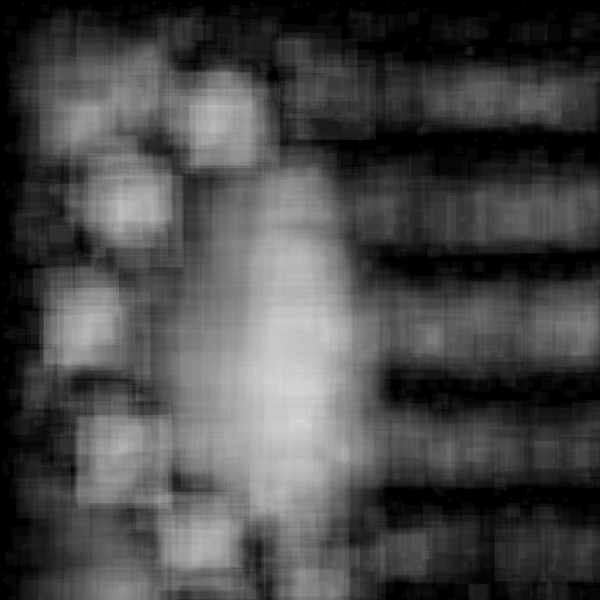
Frame 1 (no input)
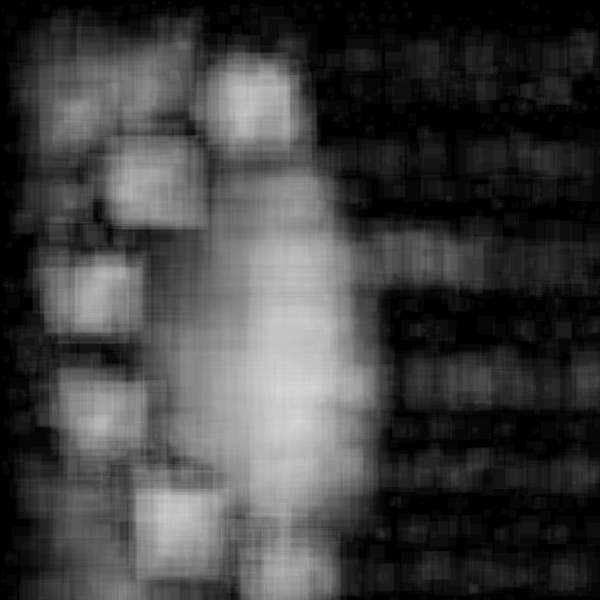
Frame 60 (no input)
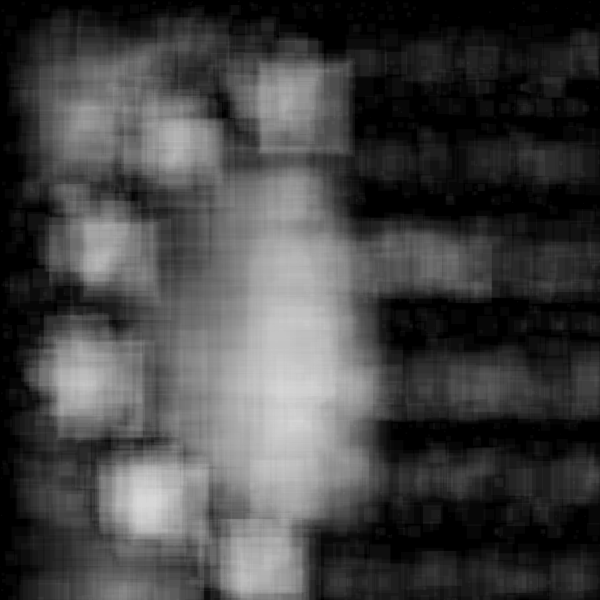
Frame 120 (the mouse pressed at the canvas centre since frame 60)

The p5.js sketch that drew these frames (run headless with seeded random() and noise() and a simulated clock; from frame 60 on, the mouse is pressed at the canvas centre):

// p5.js sketch
// ── sketch.js
//forked from  kyami 

let moverSystems = [];
let num = 10;
let cells, cols, rows;
let offset, margin;
let cellW, cellH;
let bg;
let graphics;



function setup() {
  w = 600;
  var canvas;
    if(windowWidth>=600 && windowHeight >=600){
      canvas = createCanvas(600, 600);
    }
    else{
      canvas = createCanvas(windowWidth, windowHeight - 100);
    }

  var x = (windowWidth - width) / 2;
  var y = (windowHeight - height) / 2;

  canvas.position(x, y);
  background(0);
  noStroke();


}


function draw() {
  let t = frameCount * 0.02;
  randomSeed(3);
  background(0);
  for (let i=0; i < 3000; i++) {
    let x = random(width); let y = random(width);
    let r = width/2 - max(abs(x-width/2),abs(y-width/2));

    for (let j=0; j < 12; j++) {
      let sx = width/2+245*cos(-j*0.52+t);
      let sy = width/2+245*sin(-j*0.52+t);
      let s = 50;
      if (x < width/2) {
        r = min(r,dist(x,y,sx,sy)-s-2);
      } else {
          r = min(r, min(abs(sy-s-y),abs(sy+s-y))-1);
      }
    }

    
    r = min(r, abs(width/2-x));
    
    let c = color('#FFF9F9');
    c.setAlpha(8*exp(-r/70.0));
    fill(c);
    rect(x,y,r*2, r*2);
  }
}
